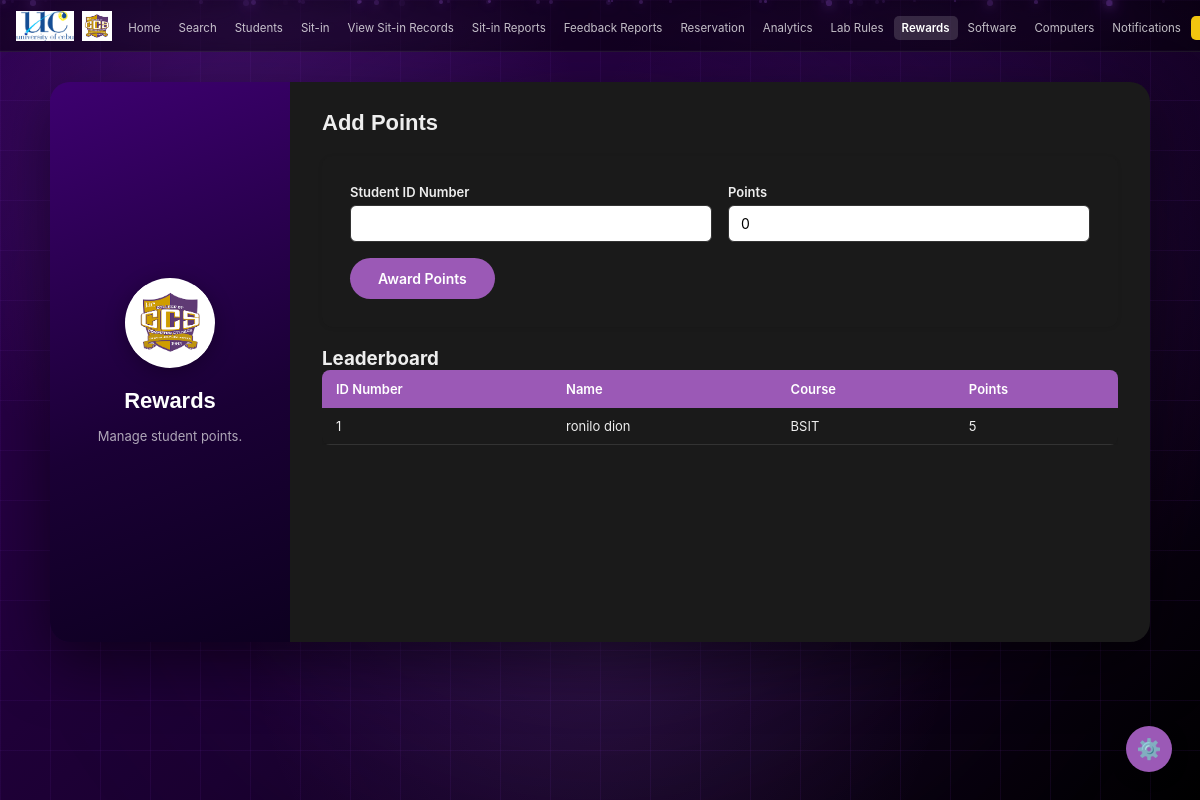
Before: /admin/rewards (signed in) with the older database file.
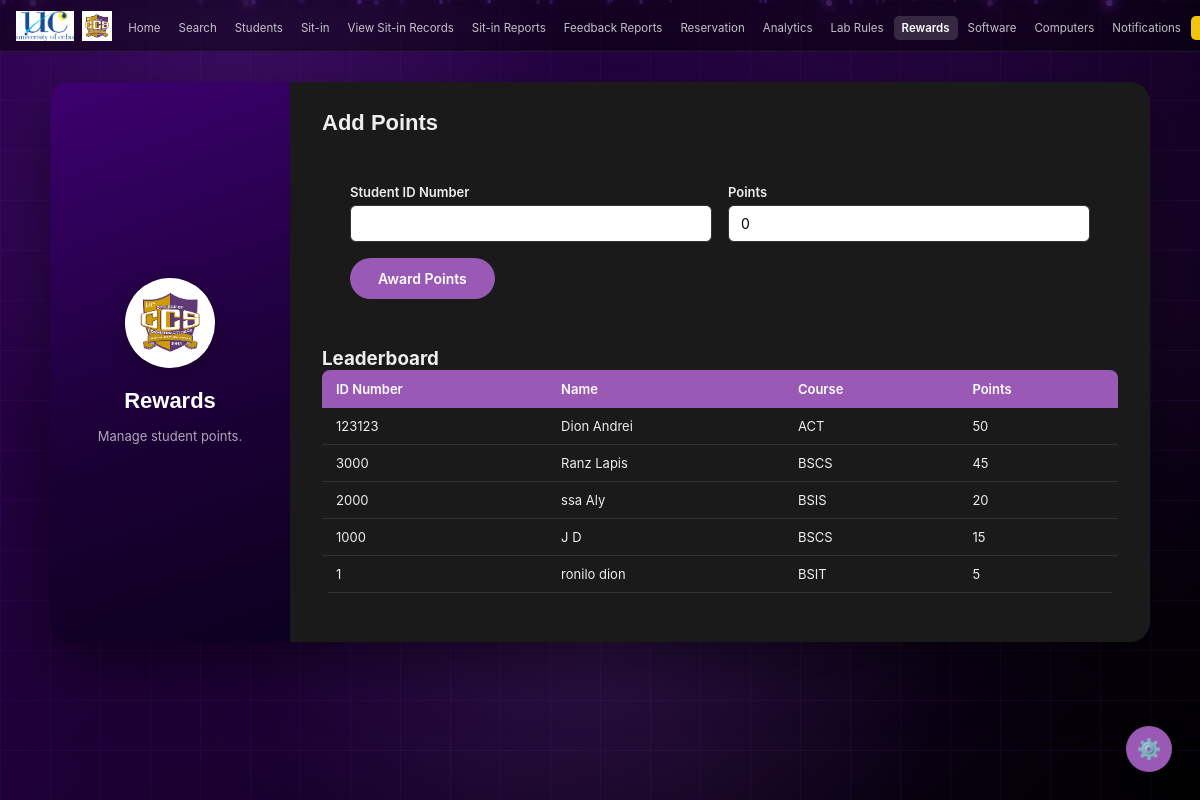
After: the same page with the newer database file.
### tables this page shows
CREATE TABLE users (
        id INTEGER PRIMARY KEY AUTOINCREMENT,
        idnum TEXT NOT NULL UNIQUE,
        lastname TEXT NOT NULL,
        firstname TEXT NOT NULL,
        midname TEXT,
        email TEXT NOT NULL UNIQUE,
        course TEXT NOT NULL,
        level TEXT NOT NULL,
        address TEXT NOT NULL,
        password TEXT NOT NULL,
        sessions INTEGER NOT NULL DEFAULT 30,
        photo TEXT DEFAULT NULL
    );

CREATE TABLE rewards (
        id INTEGER PRIMARY KEY AUTOINCREMENT,
        idnum TEXT NOT NULL UNIQUE,
        points INTEGER NOT NULL DEFAULT 0
    );

### app.py (the view, shortened to what this page needs)
@app.route('/admin/rewards', methods=['GET', 'POST'])
def admin_rewards():
    if not admin_required():
        return redirect(url_for('login'))
    error = success = None
    conn = get_db()
    leaderboard = conn.execute('''SELECT r.idnum, r.points, u.firstname, u.lastname, u.course
                                  FROM rewards r JOIN users u ON u.idnum = r.idnum
                                  ORDER BY r.points DESC''').fetchall()
    conn.close()
    return render_template('admin/rewards.html', leaderboard=leaderboard, error=error, success=success)

### app.py (called while the page is built, shortened)
def get_db():
    conn = sqlite3.connect(os.path.join(BASE_DIR, 'database.db'))
    conn.row_factory = sqlite3.Row
    return conn

@app.before_request
def csrf_protect():
    if 'csrf_token' not in session:
        session['csrf_token'] = secrets.token_hex(16)
    if request.method == "POST":
        token = session.get('csrf_token', '')
        form_token = request.form.get('csrf_token', '')
        if not token or token != form_token:
            flash('Invalid request. Please try again.', 'error')
            return redirect(request.url)

@app.context_processor
def inject_unread_count():
    if 'user_id' in session and session.get('role') == 'admin':
        conn = get_db()
        count = conn.execute('''
            SELECT COUNT(*) FROM notifications
            WHERE is_read = 0 AND idnum = ?
        ''', (session['user_idnum'],)).fetchone()[0]
        conn.close()
        return dict(unread_count=count)
    return dict(unread_count=0)

def admin_required():
    return 'user_id' in session and session.get('role') == 'admin'

### templates/admin/rewards.html (shortened to what the changed rows need)
<!DOCTYPE html>
<html lang="en" data-theme="dark">
<head>
  <link rel="stylesheet" href="{{ url_for('static', filename='style.css') }}">
</head>
<body>
  <main class="admin-main">
    <div class="admin-split-card">
      <div class="split-left">
        <h2 class="split-title">Rewards</h2>
      </div>
      <div class="split-right">
        <h2 class="form-title">Add Points</h2>
        <div class="table-wrap">
          <table class="admin-table">
            <thead>
              <tr><th>ID Number</th><th>Name</th><th>Course</th><th>Points</th></tr>
            </thead>
            <tbody>
              {% for entry in leaderboard %}
              <tr>
                <td>{{ entry['idnum'] }}</td>
                <td>{{ entry['firstname'] }} {{ entry['lastname'] }}</td>
                <td>{{ entry['course'] }}</td>
                <td>{{ entry['points'] }}</td>
              </tr>
              {% else %}
              <tr><td colspan="4" class="no-data">No rewards recorded yet.</td></tr>
              {% endfor %}
            </tbody>
          </table>
        </div>
      </div>
    </div>
  </main>
</body>
</html>

Changed rows visible on the page:
now on this page (row edited): users: idnum "123123", firstname "Dion", lastname "Andrei", course "ACT", points "50"
now on this page (row edited): users: idnum "3000", firstname "Ranz", lastname "Lapis", course "BSCS", points "45"
now on this page (row unchanged): users: idnum "2000", firstname "ssa", lastname "Aly", course "BSIS", points "20"
now on this page (row edited): users: idnum "1000", firstname "J", lastname "D", course "BSCS", points "15"
